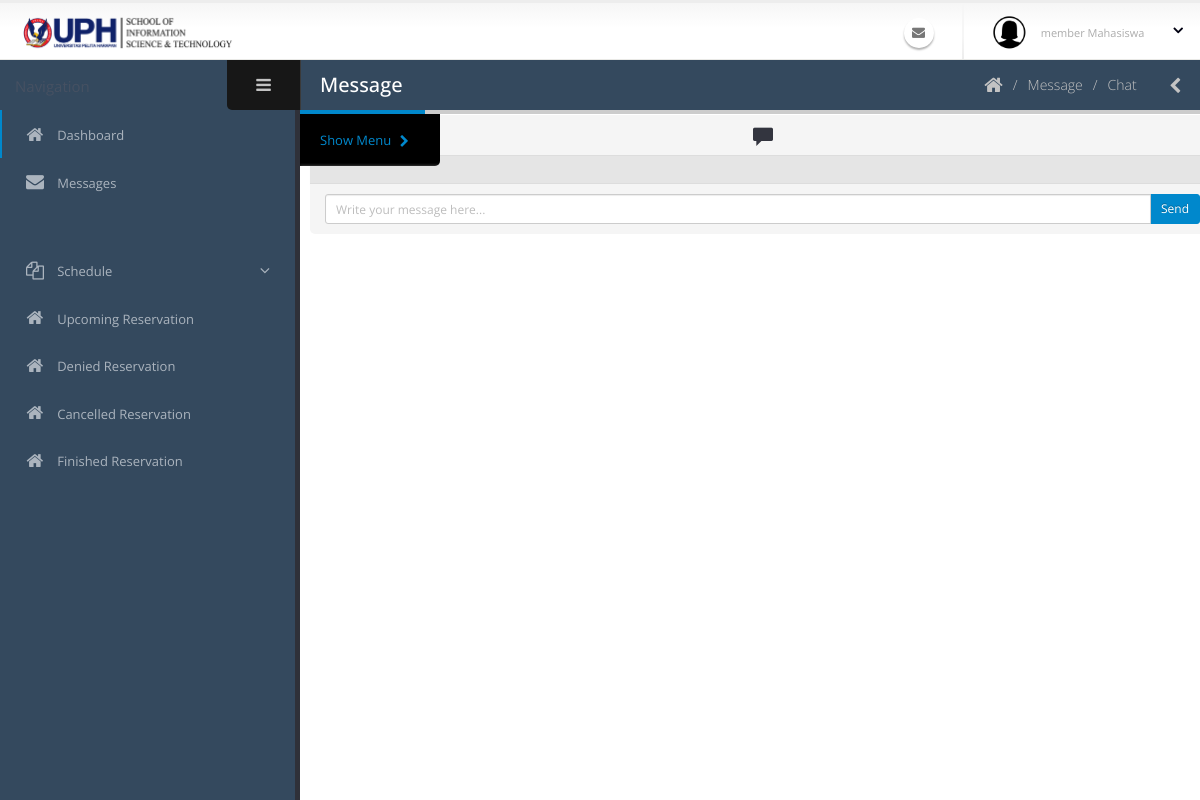
The page /admin/pesan_detail.php on the database as committed earlier.
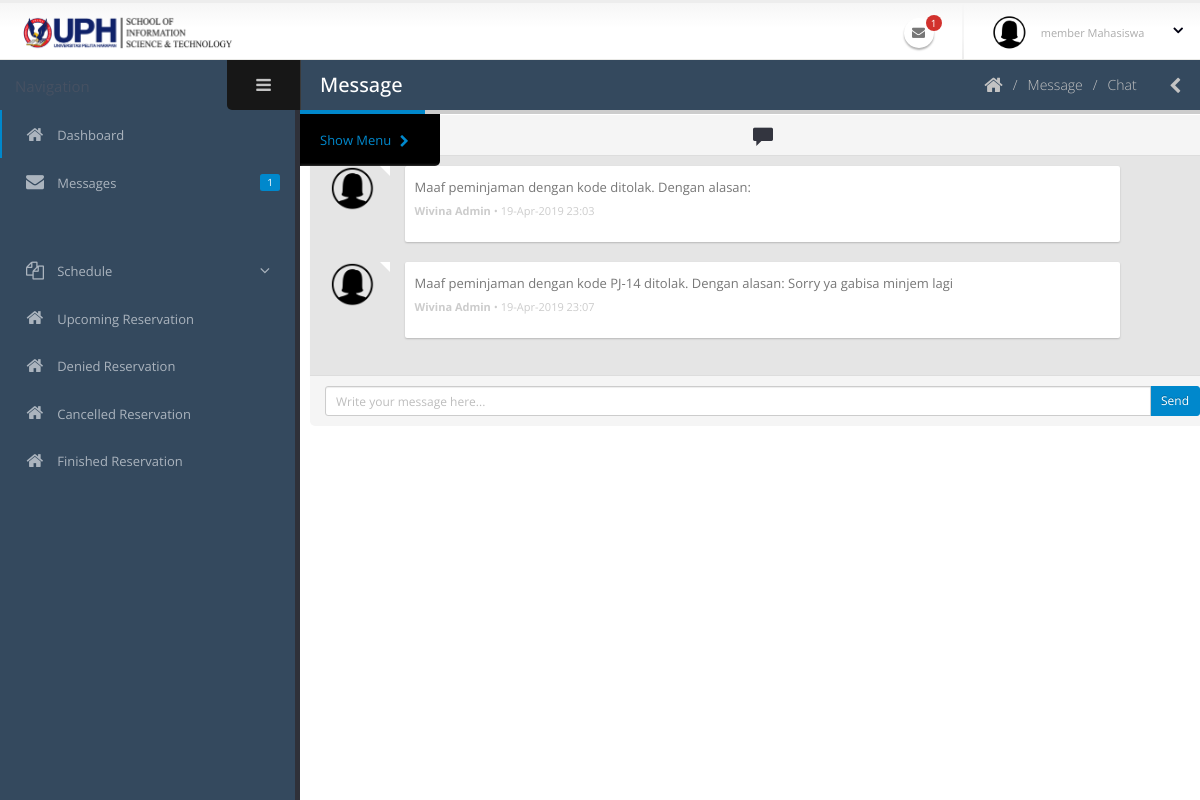
The same page on the database as committed later.
### tables this page shows
CREATE TABLE `pesan_detail` (
  `id_pesanDetail` varchar(40) NOT NULL COMMENT 'PD-0',
  `id_pesan` varchar(40) NOT NULL,
  `id_penggunaKe` varchar(40) NOT NULL,
  `id_penggunaDari` varchar(40) NOT NULL,
  `tanggal_waktu` datetime NOT NULL,
  `pesan` text NOT NULL,
  `status_pesan` int(11) NOT NULL COMMENT '0: TERKIRIM, 1: READ'
);

CREATE TABLE `pengguna` (
  `id_pengguna` varchar(40) NOT NULL COMMENT 'USER-0',
  `email` varchar(50) NOT NULL,
  `kata_sandi` text NOT NULL,
  `nama_lengkap` varchar(60) NOT NULL,
  `jenis_kelamin` char(1) NOT NULL,
  `tanggal_lahir` date NOT NULL,
  `alamat` text NOT NULL,
  `no_hp` varchar(20) NOT NULL,
  `tanggal_masuk` date NOT NULL,
  `status_pengguna` int(11) NOT NULL COMMENT '1: SUPER ADMIN, 2: ADMIN, 3: MEMBER DOSEN, 4:MEMBER MAHASISWA',
  `status_daftar` int(11) NOT NULL COMMENT '0 =TIDAK AKTIF, 1=MENUNGGU APPROVE, 2=AKTIF',
  `user_add` varchar(40) NOT NULL,
  `waktu_add` datetime NOT NULL,
  `user_edit` varchar(40) NOT NULL,
  `waktu_edit` datetime NOT NULL,
  `user_delete` varchar(40) NOT NULL,
  `waktu_delete` datetime NOT NULL,
  `status_delete` int(11) NOT NULL
);

### session.php (called while the page is built, shortened)
<?php
$email = $_SESSION['email'];
$password =$_SESSION['password'];
$id = $_SESSION['id'];
?>

### admin/pesan_detail.php (the view, shortened to what the changed rows need)
<?php include('../session.php')?>
<?php include('../koneksi.php'); ?>
<html class="fixed">
	<head>
		<link rel="stylesheet" href="assets/vendor/bootstrap/css/bootstrap.css" />
		<link rel="stylesheet" href="assets/vendor/font-awesome/css/font-awesome.css" />
		<link rel="stylesheet" href="assets/vendor/magnific-popup/magnific-popup.css" />
		<link rel="stylesheet" href="assets/vendor/bootstrap-datepicker/css/datepicker3.css" />
		<link rel="stylesheet" href="assets/vendor/jquery-ui/css/ui-lightness/jquery-ui-1.10.4.custom.css" />
		<link rel="stylesheet" href="assets/vendor/bootstrap-multiselect/bootstrap-multiselect.css" />
		<link rel="stylesheet" href="assets/vendor/morris/morris.css" />
		<link rel="stylesheet" href="assets/vendor/bootstrap-fileupload/bootstrap-fileupload.min.css" />
		<link rel="stylesheet" href="assets/vendor/select2/select2.css" />
		<link rel="stylesheet" href="assets/vendor/jquery-datatables-bs3/assets/css/datatables.css" />
		<link rel="stylesheet" href="assets/vendor/pnotify/pnotify.custom.css" />
		<link rel="stylesheet" href="assets/vendor/jquery-ui/css/ui-lightness/jquery-ui-1.10.4.custom.css" />
		<link rel="stylesheet" href="assets/vendor/fullcalendar/fullcalendar.css" />
		<link rel="stylesheet" href="assets/vendor/fullcalendar/fullcalendar.print.css" media="print" />
		<link rel="stylesheet" href="assets/vendor/summernote/summernote.css" />
		<link rel="stylesheet" href="assets/vendor/summernote/summernote-bs3.css" />
		<link rel="stylesheet" href="assets/stylesheets/theme.css" />
		<link rel="stylesheet" href="assets/stylesheets/skins/default.css" />
		<link rel="stylesheet" href="assets/stylesheets/theme-custom.css">
	</head>
<?php include('req/header.php');?>
<?php include('req/leftbar.php');?>
<?php
$idpesan = $_GET['idpesan'];
?>
	<section role="main" class="content-body">
		<header class="page-header">
			<h2>Message</h2>
		</header>
<section class="content-with-menu mailbox">
    <div class="content-with-menu-container" data-mailbox data-mailbox-view="folder">
        <div class="inner-body mailbox-folder">
		<div class="row chat-window" id="chat_window_1" style="margin-left:10px;">
        	<div class="panel panel-default">
                <div class="panel-body msg_container_base" id="chatnya">
<?php
$chatt = mysqli_query($koneksi, "SELECT * FROM pesan_detail WHERE id_pesan='$idpesan' ORDER BY tanggal_waktu");
while($datachat = mysqli_fetch_array($chatt)){
$darii = $datachat['id_penggunaDari'];
$pesannya = $datachat['pesan'];
$time = $datachat['tanggal_waktu'];
$times = date("d-M-Y H:i",strtotime($time));
$darinya = mysqli_query($koneksi, "SELECT * FROM pengguna WHERE id_pengguna='$darii'");
$datadarinya = mysqli_fetch_array($darinya);
$jk = $datadarinya['jenis_kelamin'];
if($jk=="l"){
	$foto = "../images/fotoprofil/male.png";
}else{
	$foto = "../images/fotoprofil/female.png";
}
if($darii==$id){
?>
                    <div class="row msg_container base_sent">
                        <div class="col-md-10 col-xs-10">
                            <div class="messages msg _sent">
                                <p style="text-align:right">
									<?php echo $pesannya?>
								</p>
                                <time> <p style="text-align:right"><b>Saya</b> • <?php echo $times?></p></time>
                            </div>
                        </div>
                        <div class="col-md-1 col-xs-2 avatar">
                            <img class="imgnya" src="<?php echo $foto?>" class=" img-responsive ">
                        </div>
					</div>
<?php }else{?>
                    <div class="row msg_container base_receive">
                        <div class="col-md-1 col-xs-2 avatar">
                            <img class="imgnya" src="<?php echo $foto?>" class=" img-responsive ">
                        </div>
                        <div class="col-md-10 col-xs-10">
                            <div class="messages msg_receive">
                                <p><?php echo $pesannya?></p>
                                <time><p style="text-align:left"><b><?php echo $datadarinya['nama_lengkap']?></b> • <?php echo $times?></p></time>
                            </div>
                        </div>
					</div>
<?php
}
} ?>
				</div>
    		</div>
    </div>
        </div>
    </div>
</section>
<?php include('req/endtitle.php');?>
<?php include('req/script.php');?>

### admin/req/header.php (shortened to what the changed rows need)
<section class="body">
	<header class="header">
		<div class="header-right">
			<ul class="notifications">
				<li>
					<a href="#" class="dropdown-toggle notification-icon" data-toggle="dropdown">
						<i class="fa fa-envelope"></i>
						<?php
						$ceknotifmail = mysqli_query($koneksi, "SELECT count(pesan_detail.id_pesanDetail) FROM pesan_detail WHERE pesan_detail.id_penggunaKe ='$id' AND status_pesan='0'");
						$datamail = mysqli_fetch_array($ceknotifmail);
						$jumlah = $datamail['count(pesan_detail.id_pesanDetail)'];
						if($jumlah!=0){
							?>
						<span class="badge"><?php echo
					$jumlah?></span>
						<?php } ?>
					</a>
				</li>
			</ul>
		</div>
	</header>

### admin/req/leftbar.php (shortened to what the changed rows need)
<div class="inner-wrapper">
	<aside id="sidebar-left" class="sidebar-left">
		<div class="nano">
			<div class="nano-content">
				<nav id="menu" class="nav-main" role="navigation">
					<?php
					$query = "SELECT * FROM pengguna WHERE status_delete ='0' AND email='$email' AND kata_sandi='$password'";
					$eksekusi = mysqli_query($koneksi, $query);
					$data = mysqli_fetch_array($eksekusi);
					if($data['status_pengguna']==1){
					?>
					<ul class="nav nav-main">
						<li class="nav-active">
							<a href="index.php">
								<i class="fa fa-home" aria-hidden="true"></i>
								<span>Dashboard</span>
							</a>
						</li>
                        <script type="text/javascript" src="//w.24timezones.com/l.js" async></script>
						<li>
						<a href="pesan.php">
							<?php
							$ceknotifmail = mysqli_query($koneksi, "SELECT count(pesan_detail.id_pesanDetail) FROM pesan_detail WHERE pesan_detail.id_penggunaKe ='$id' AND status_pesan='0'");
							$datamail = mysqli_fetch_array($ceknotifmail);
							$jumlah = $datamail['count(pesan_detail.id_pesanDetail)'];
							if($jumlah!=0){
?>
							<span class="pull-right label label-primary"><?php echo
							$jumlah?></span>
							<?php } ?>
							<i class="fa fa-envelope" aria-hidden="true"></i>
							<span>Messages</span>
						</a>
						</li>
						<li class="nav-parent">
							<a>
								<i class="fa fa-copy" aria-hidden="true"></i>
								<span>Master Data</span>
							</a>
							<ul class="nav nav-children">
								<li>
									<a href="pengguna.php">
										 Users
									</a>
								</li>
								<li>
									<a href="mahasiswa.php">
										 Students
									</a>
								</li>
								<li>
									<a href="">
										 Major &amp; Faculty
									</a>
								</li>
								<li>
									<a href="ruangan.php">
										 Rooms
									</a>
								</li>
								<li>
									<a href="barang.php">
										 Items
									</a>
								</li>
								<li>
									<a href="">
										 Event Category
									</a>
								</li>
							</ul>
						</li>
						<li>
							<a href="memberPending.php">
								<i class="fa fa-home" aria-hidden="true"></i>
								<span>New Member Pending</span>
								<?php
								$ceknotifmail = mysqli_query($koneksi, "SELECT count(pengguna.id_pengguna) FROM pengguna WHERE status_daftar= '1'");
								$datamail = mysqli_fetch_array($ceknotifmail);
								$jumlah = $datamail['count(pengguna.id_pengguna)'];
								if($jumlah!=0){
									?>
									   &nbsp;&nbsp;&nbsp;<span class="badge"><?php echo $jumlah?></span>
									<?php } ?>
							</a>
						</li>
						<hr class="separator" />
						<li class="nav-parent">
							<a>
								<i class="fa fa-copy" aria-hidden="true"></i>
								<span>Schedule</span>
							</a>
							<ul class="nav nav-children">
								<li>
									<a href="jadwalLab.php">
										 Laboratory
									</a>
								</li>
								<li>
									<a href="jadwalMeeting.php">
										 Meeting Room
									</a>
								</li>
							</ul>
						</li>
						<li class="nav-parent">
							<a>
								<i class="fa fa-copy" aria-hidden="true"> </i>
								<span>Pending Reservation </span>
								<?php
								$ceknotifmail = mysqli_query($koneksi, "SELECT count(peminjaman.id_peminjaman) FROM peminjaman WHERE peminjaman.status_peminjaman ='0' or peminjaman.status_peminjaman='5'");
								$datamail = mysqli_fetch_array($ceknotifmail);
								$jumlah = $datamail['count(peminjaman.id_peminjaman)'];
								if($jumlah!=0){
									?>
									   &nbsp;&nbsp;&nbsp;<span class="badge"><?php echo $jumlah?></span>
									<?php } ?>
							</a>
							<ul class="nav nav-children">
								<li>
									<a href="pendingLab.php">
										 Laboratory
										 <?php
								$ceknotifmail = mysqli_query($koneksi, "SELECT count(peminjaman.id_peminjaman) FROM peminjaman join ruangan on ruangan.id_ruangan = peminjaman.id_ruangan WHERE jenis_ruangan= '1' AND (peminjaman.status_peminjaman ='0' or peminjaman.status_peminjaman='5')");
								$datamail = mysqli_fetch_array($ceknotifmail);
								$jumlah = $datamail['count(peminjaman.id_peminjaman)'];
								if($jumlah!=0){
									?>
									   &nbsp;&nbsp;&nbsp;<span class="badge"><?php echo $jumlah?></span>
									<?php } ?>
									</a>
								</li>
								<li>
									<a href="pendingMeeting.php">
										 Meeting Room
										 <?php
								$ceknotifmail = mysqli_query($koneksi, "SELECT count(peminjaman.id_peminjaman) FROM peminjaman join ruangan on ruangan.id_ruangan = peminjaman.id_ruangan WHERE jenis_ruangan= '2' AND (peminjaman.status_peminjaman ='0' or peminjaman.status_peminjaman='5')");
								$datamail = mysqli_fetch_array($ceknotifmail);
								$jumlah = $datamail['count(peminjaman.id_peminjaman)'];
								if($jumlah!=0){
									?>
									   &nbsp;&nbsp;&nbsp;<span class="badge"><?php echo $jumlah?></span>
									<?php } ?>
									</a>
								</li>
							</ul>
						</li>
						<li class="nav-parent">
							<a>
								<i class="fa fa-copy" aria-hidden="true"></i>
								<span>Reservation</span>
							</a>
							<ul class="nav nav-children">
								<li>
									<a href="peminjamanAdminLab.php">
                                        Laboratory
									</a>
								</li>
								<li>
									<a href="peminjamanAdminMeeting.php">
										 Meeting Room
									</a>
								</li>
							</ul>
						</li>
						<li class="nav-parent">
							<a>
								<i class="fa fa-copy" aria-hidden="true"></i>
								<span>Finished Reservation</span>
							</a>
							<ul class="nav nav-children">
								<li>
									<a href="peminjamanAdminSelesaiLab.php">
                                        Laboratory
									</a>
								</li>
								<li>
									<a href="peminjamanAdminSelesaiMeet.php">
										 Meeting Room
									</a>
								</li>
							</ul>
						</li>
						<li>
							<a href="logPeminjaman.php">
								<i class="fa fa-home" aria-hidden="true"></i>
								<span>Reservation Log</span>
							</a>
						</li>
                        <hr class="separator">
                        <li>
							<a href="peminjamanMemberAkanDatang.php">
								<i class="fa fa-home" aria-hidden="true"></i>
								<span>Upcoming Reservation</span>
							</a>
						</li>
						<li>
							<a href="peminjamanMemberDitolak.php">
								<i class="fa fa-home" aria-hidden="true"></i>
								<span>Denied Reservation</span>
							</a>
						</li>
						<li>
							<a href="peminjamanMemberDibatalkan.php">
								<i class=" fa fa-times-circle-o" aria-hidden="true"></i>
								<span>Cancelled Reservation</span>
							</a>
						</li>
						<li>
							<a href="peminjamanMemberSelesai.php">
								<i class=" fa fa-check-circle-o" aria-hidden="true"></i>
								<span>Finished Reservation</span>
							</a>
						</li>
					</ul>
					<?php }else{  ?>
					<ul class="nav nav-main">
						<li>
						<a href="pesan.php">
							<?php
							$ceknotifmail = mysqli_query($koneksi, "SELECT count(pesan_detail.id_pesanDetail) FROM pesan_detail WHERE pesan_detail.id_penggunaKe ='$id' AND status_pesan='0'");
							$datamail = mysqli_fetch_array($ceknotifmail);
							$jumlah = $datamail['count(pesan_detail.id_pesanDetail)'];
							if($jumlah!=0){
?>
							<span class="pull-right label label-primary"><?php echo
							$jumlah?></span>
							<?php } ?>
							<i class="fa fa-envelope" aria-hidden="true"></i>
							<span>Messages</span>
						</a>
						</li>
					</ul>
					<?php } ?>
				</nav>
			</div>
		</div>
	</aside>

Rows that differ between the two databases and show on the page:
added pesan_detail: pesan "Maaf peminjaman dengan kode ditolak. Dengan alasan:", pengguna.nama_lengkap "Wivina Admin", tanggal_waktu "19-Apr-2019 23:03"
added pesan_detail: pesan "Maaf peminjaman dengan kode PJ-14 ditolak. Dengan alasan: Sorry ya gabisa minjem lagi", pengguna.nama_lengkap "Wivina Admin", tanggal_waktu "19-Apr-2019 23:07"
Other text that changed with them:
$jumlah: (not shown) → "1"
